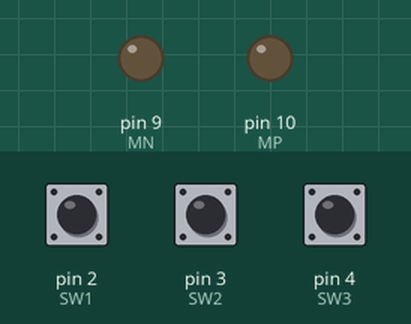
Simulated run of this sketch. Board: Arduino Uno, built with avr-gcc and run on an emulated ATmega328P. Parts: output pins drawn as LEDs (lit = HIGH). Inputs (shaded band) come from the test bench; at power-on: pin 2 (SW1) LOW, pin 3 (SW2) LOW, pin 4 (SW3) LOW.

Above: at 1.2 s.
1.3 s: pin 2 (SW1) pulled HIGH for 0.15 s
At 1.37 s:
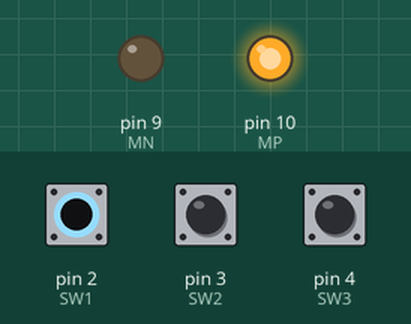
2.9 s: pin 3 (SW2) pulled HIGH for 0.15 s
At 2.97 s:
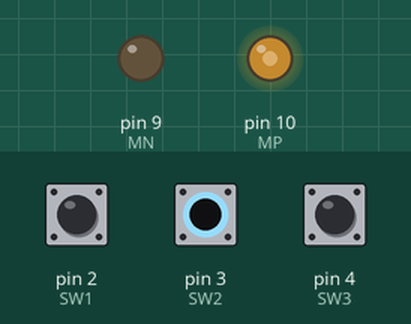
4.5 s: pin 2 (SW1) pulled HIGH for 1 s
At 4.8 s:
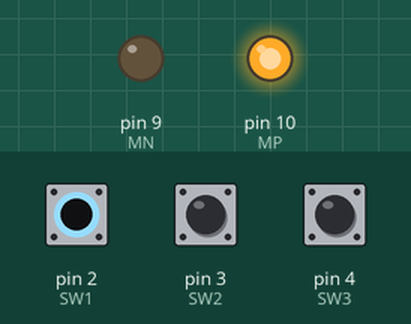
7.0 s: pin 4 (SW3) pulled HIGH for 0.15 s
At 7.4 s:
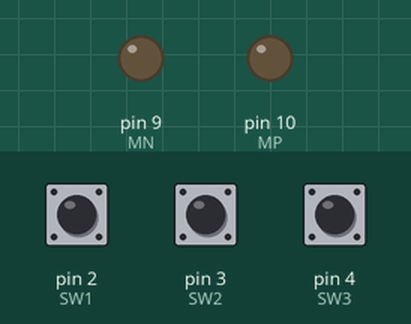
8.6 s: pin 4 (SW3) pulled HIGH for 3.2 s
At 9.1 s:
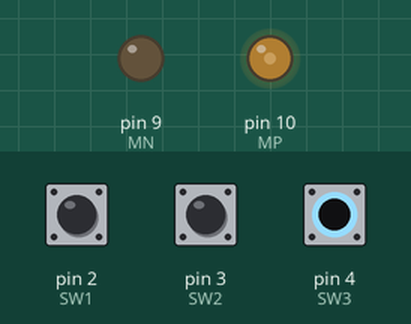
13.3 s: pin 2 (SW1) pulled HIGH for 3.2 s
At 13.9 s:
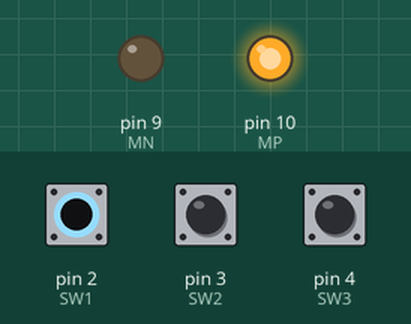
Timing chart, 0 to 18.0 s (numbered marks = the images above; inputs shaded):
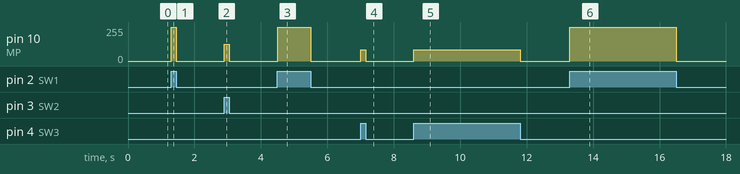

The sketch:

ESDI_10.3.ino
```cpp
/****************************************************************************
 * Title  : Interface three push button. If                                 *
 *          SW1 pressed, rotate motor with full speed.                      *
 *          SW2 pressed, rotate motor with 1/2 speed.                       *
 *          SW3 pressed, rotate motor with 1/3 speed.                       *
 * Date   : 03/09/2017                                                      *
 * Author : Harsh Patel                                                     *
 * ID No  : 15it077                                                         *
 * E-mail : 15it077@charusat.edu.in                                         *
 ****************************************************************************/
#define MP 10
#define MN 9
#define SW1 2
#define SW2 3
#define SW3 4
void setup() {
  pinMode(MP, OUTPUT);
  pinMode(MN, OUTPUT);
  pinMode(SW1, INPUT);
  pinMode(SW2, INPUT);
  pinMode(SW3, INPUT);
}

void loop() {
  if(digitalRead(SW1)) {
    analogWrite(MP, 255);
    analogWrite(MN, 0);
  } else if(digitalRead(SW2)) {
    analogWrite(MP, 255/2);
    analogWrite(MN, 0);
  } else if(digitalRead(SW3)) {
    analogWrite(MP, 255/3);
    analogWrite(MN, 0);
  } else {
    analogWrite(MP, 0);
    analogWrite(MN, 0);
  }
}
```

Measured:
- after the input at 1.3 s, pin 10 (MP): 0/255 → 255/255 at once, → 0/255 0.15 s later
- after the input at 2.9 s, pin 10 (MP): 0/255 → 127/255 at once, → 0/255 0.15 s later
- after the input at 4.5 s, pin 10 (MP): 0/255 → 255/255 at once, → 0/255 1.0 s later
- after the input at 7.0 s, pin 10 (MP): 0/255 → 85/255 at once, → 0/255 0.15 s later
- after the input at 8.6 s, pin 10 (MP): 0/255 → 85/255 at once, → 0/255 3.2 s later
- after the input at 13.3 s, pin 10 (MP): 0/255 → 255/255 at once, → 0/255 3.2 s later
